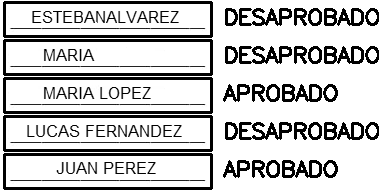
#> input picture summary.png, 379 x 190 px; its folder holds only this picture in this run
$ python Ejercicio_2.py   (older library calls are emulated)
#> lines starting #> are read from the running program, lines starting #| are printed output that depends on the picture; after the words box and inside, x2 and y2 are one past the last pixel; in counts of white or black regions, pixels touching at a corner belong together
#> the answer given: summary.png
import os
from typing import List, Tuple, Dict, Optional
from pathlib import Path
import tkinter as tk
from tkinter import filedialog
import cv2
import numpy as np

ANSWER_KEY = ['C', 'B', 'A', 'D', 'B', 'B', 'A', 'B', 'D', 'D']


def load_gray(path: str):
#> called with path = 'summary.png'
    img = cv2.imread(path, cv2.IMREAD_GRAYSCALE)
#> img is the input picture: shape (190, 379); min 0, max 255, mean 197.5
    if img is None:
        raise FileNotFoundError(f"No se pudo abrir la imagen: {path}")
    return img


def binarize(gray: np.ndarray):
    """Binarización global con Otsu."""
    _, bw = cv2.threshold(gray, 0, 255, cv2.THRESH_BINARY_INV + cv2.THRESH_OTSU)
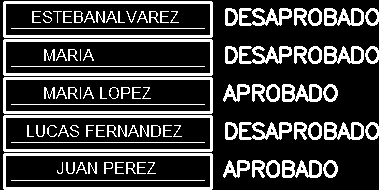
#> bw: shape (190, 379); 23.1% white; 90 white regions (2 under 20 px), largest, box (x1, y1, x2, y2) and area: (3, 1, 213, 38) 1442, (3, 39, 213, 76) 1442, (3, 77, 213, 114) 1442
    return bw


# [13 lines left out: function normalize_char, not called in this run]


def pixel_diff(a: np.ndarray, b: np.ndarray):
    return float(np.mean(np.abs(a.astype(np.float32) - b.astype(np.float32))))


# [207 lines left out: functions count_holes, order_question_boxes, find_question_boxes, crop_questions, group_option_lines, respuestas_tmpl and 5 more, not called in this run]


def find_campos_encabezado(gray: np.ndarray):
    """
    Detecta las tres líneas del encabezado y genera recortes de los campos.
    """
    top_h = int(gray.shape[0] * 0.16)
#> top_h = 30
    header_gray = gray[:top_h, :]
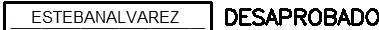
#> header_gray: shape (30, 379); min 0, max 255, mean 190.7
    header_bw = binarize(header_gray)
#> in binarize (call 2), `_, bw = cv2.threshold(gray, 0, 255, cv2.THRESH_BINARY_INV + cv2.THRESH..`:
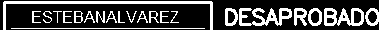
#> bw: shape (30, 379); 26% white; 22 white regions, largest, box (x1, y1, x2, y2) and area: (3, 1, 213, 30) 784, (239, 8, 292, 26) 476, (324, 8, 364, 26) 403

    num_labels, _, stats, _ = cv2.connectedComponentsWithStats(header_bw, 8, cv2.CV_32S)
#> num_labels = 23; stats = 23 rows, first 6: [0, 0, 379, 30, 8416], [3, 1, 210, 29, 784], [225, 8, 13, 18, 134], [239, 8, 53, 18, 476], [294, 8, 13, 18, 143], [308, 8, 14, 18, 130]
    lines = []

    for i in range(1, num_labels):
        x, y, w, h, area = stats[i]
        if w > 35 and h <= 3 and y < top_h * 0.75:
            lines.append((x, y, w, h, area))
#> this loop made 22 passes
#> (x, y, w, h, area) on passes 1 to 12: (3, 1, 210, 29, 784), (225, 8, 13, 18, 134), (239, 8, 53, 18, 476), (294, 8, 13, 18, 143), (308, 8, 14, 18, 130), (324, 8, 40, 18, 403), (365, 8, 14, 18, 124), (32, 11, 9, 12, 44), (43, 11, 9, 12, 38), (53, 11, 9, 12, 20), (63, 11, 9, 12, 44), (74, 11, 9, 12, 54)
#> after the loop, lines = []

    lines.sort(key=lambda item: item[0])

    if len(lines) < 3:
#> (the run stopped early here; a loop or call above may not have finished)
